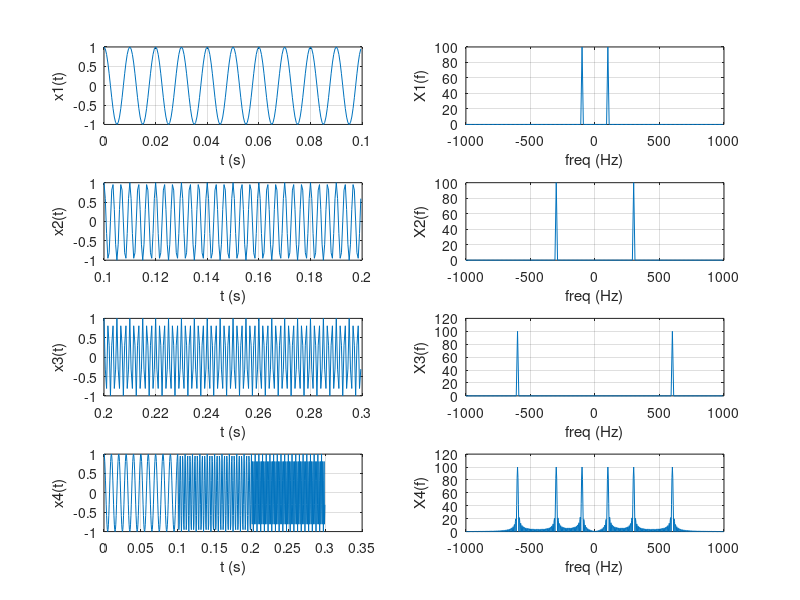

Reproduce this figure in MATLAB. (Note: this script raises an error after producing the figure.)
clc  ; clear all ; close all;
fe = 2000;
te = 1/fe;
% graph 1
T1 = 0.1;
t1 = 0 : te : T1 - te;
f1 = 100;
x1 = cos(2*pi*f1*t1);
subplot(4,2,1);
plot(t1,x1);
xlabel('t (s)');
ylabel('x1(t)');
grid on;

N1 = T1/te;
X1 = fftshift(abs(fft(x1)));
fv1 = -fe/2 :fe/N1: fe/2 - fe/N1; 
subplot(4,2,2);
plot(fv1,X1);
xlabel('freq (Hz)');
ylabel('X1(f)');
grid on;

% graph 2
T2 = 0.1;
t2 = T1 : te : T1 + T2 - te;
f2 = 300;
x2 = cos(2*pi*f2*t2);
subplot(4,2,3);
plot(t2,x2);
xlabel('t (s)');
ylabel('x2(t)');
grid on;

N2 = T2/te;
X2 = fftshift(abs(fft(x2)));
fv2 = -fe/2 :fe/N2: fe/2 - fe/N2; 
subplot(4,2,4);
plot(fv2,X2);
xlabel('freq (Hz)');
ylabel('X2(f)');
grid on;

% graph 3
T3 = 0.1;
t3 = T1+T2 : te :T1+T2+T3 - te;
f3 = 600;
x3 = cos(2*pi*f3*t3);
subplot(4,2,5);
plot(t3,x3);
xlabel('t (s)');
ylabel('x3(t)');
grid on;

N3 = T3/te;
X3 = fftshift(abs(fft(x3)));
fv3 = -fe/2 :fe/N3: fe/2 - fe/N3; 
subplot(4,2,6);
plot(fv3,X3);
xlabel('freq (Hz)');
ylabel('X3(f)');
grid on;


% graph 4

T4 = T1 + T2 + T3;
t4 = 0: te :T4 - te;
x4 = [x1 x2 x3];
subplot(4,2,7);
plot(t4,x4);
xlabel('t (s)');
ylabel('x4(t)');
grid on;

N4 = T4/te;
X4 = fftshift(abs(fft(x4)));
fv4 = -fe/2 :fe/N4: fe/2 - fe/N4; 
subplot(4,2,8);
plot(fv4,X4);
xlabel('freq (Hz)');
ylabel('X4(f)');
grid on;

figure;
sound(4*x4,1/.001)
spectrogram(x4, 50, [], [], fe, 'yaxis');
